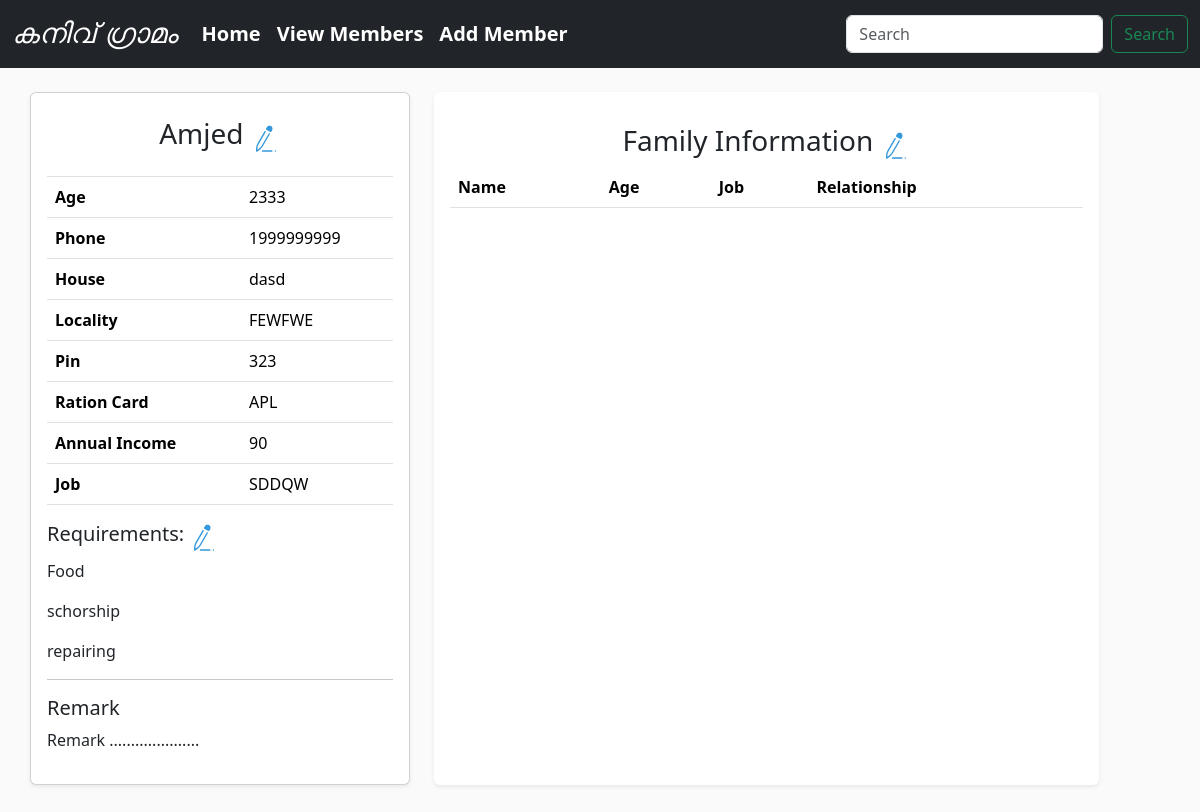
Page /member/4 on the earlier database version.
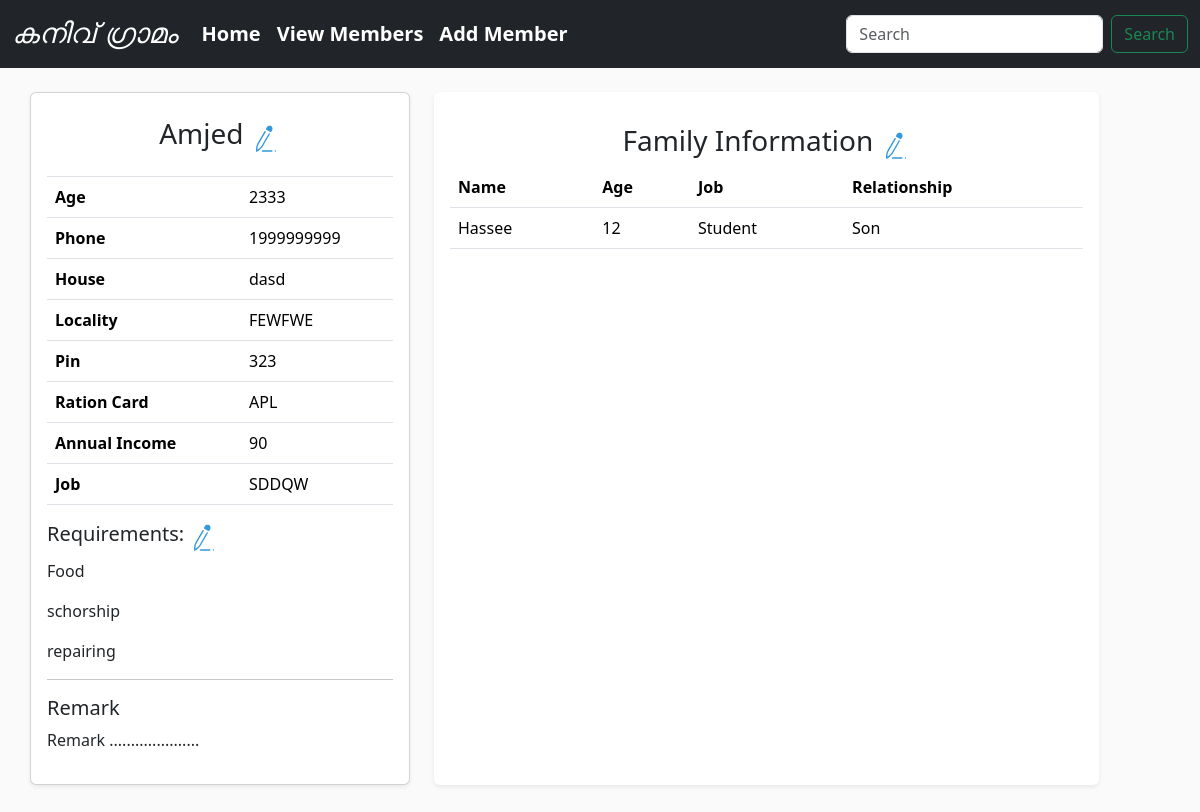
Same page on the later database version.
### charity/models.py (models this page shows, shortened)
class Category(models.Model):
    category = models.CharField(max_length=30)
    def __str__(self):
        return self.category

class HouseMember(models.Model):
    member = models.ForeignKey(Member, on_delete=models.CASCADE)
    name = models.CharField(max_length=50, blank=True)
    age = models.IntegerField(blank=True, null=True)
    job = models.CharField(max_length=50, blank=True)
    relationship = models.CharField(max_length=50, blank=True)

### charity/views.py (the view)
# urls.py: path('member/<str:id>', views.view_member, name='view-member'),
def view_member(request, id):
    member = Member.objects.get(id=id)
    house_members = member.housemember_set.all()
    member_form = MemberForm(instance=member)
    requirements_form = RequirementForm(instance=member.need)
    context = {
        'member': member,
        'house_members': house_members,
        'member_form': member_form,
        'requirements_form': requirements_form,
    }
    return render(request, 'charity/member-detail.html', context)

### charity/forms.py
class MemberForm(forms.ModelForm):
    class Meta:
        model = Member
        fields = '__all__'

class RequirementForm(forms.ModelForm):
    class Meta:
        widgets = {
            'requirement': forms.CheckboxSelectMultiple()
        }
        model = Need
        fields = ['requirement']

### templates/charity/member-detail.html (shortened to what the changed rows need)
{% extends 'base.html' %}
{% load static %}
{% load crispy_forms_filters %}
{% load crispy_forms_tags %}
{% block content %}
    <div class="container">
        <div class="row">
            <div class="col-12 col-lg-4 card mt-4 shadow-sm p-3 mb-5 bg-body rounded">
                <table class="table table-responsive table-hover">
                    <thead>
                    <tr>
                        <th scope="col"></th>
                        <th scope="col"></th>
                    </tr>
                    </thead>
                </table>
                <div class="requirements ml-4">
                    {% for requirment in member.need.requirement.all %}
                        <p>{{ requirment }}</p>
                    {% endfor %}
                    <hr>
                </div>
            </div>
            <div class="col-12 col-lg-7 m-4 mt-4 cart shadow-sm p-3 mb-5 bg-body rounded">
                <table class="table table-responsive table-hover">
                    <thead>
                    <tr>
                        <th scope="col">Name</th>
                        <th scope="col">Age</th>
                        <th scope="col">Job</th>
                        <th scope="col">Relationship</th>
                    </tr>
                    </thead>
                    {% for house_member in house_members %}
                        <tr>
                            <td>{{ house_member.name }}</td>
                            <td>{{ house_member.age }}</td>
                            <td>{{ house_member.job }}</td>
                            <td>{{ house_member.relationship }}</td>
                        </tr>
                    {% endfor %}
                </table>
            </div>
        </div>
    </div>
{% endblock %}

Differences in the rows shown:
added HouseMember: name "Hassee", age "12", job "Student", relationship "Son"
